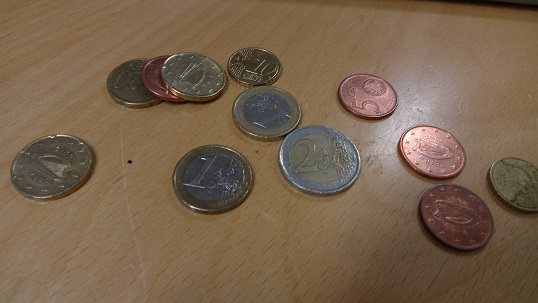
#> input picture data/1.jpg, 538 x 303 px, given in place of the camera
$ python video-capture.py   (Python 2 division)
#> lines starting #> are read from the running program, lines starting #| are printed output that depends on the picture; after the words box and inside, x2 and y2 are one past the last pixel; in counts of white or black regions, pixels touching at a corner belong together
import numpy as np
import cv2

FRAME_WIDTH = 640

def run_main():
    cap = cv2.VideoCapture(0)
    #cap.set(cv2.CAP_PROP_FRAME_WIDTH, 1280)
    #cap.set(cv2.CAP_PROP_FRAME_HEIGHT, 720)

    while(True):
        ret, frame = cap.read()
#> frame is the input picture: shape (303, 538, 3); mean B, G, R 76.6, 98.8, 120
        height, width, depth = frame.shape
#> height = 303; width = 538; depth = 3
        roi = cv2.resize(frame, (FRAME_WIDTH, FRAME_WIDTH * height / width))
        gray = cv2.cvtColor(roi, cv2.COLOR_BGR2GRAY)
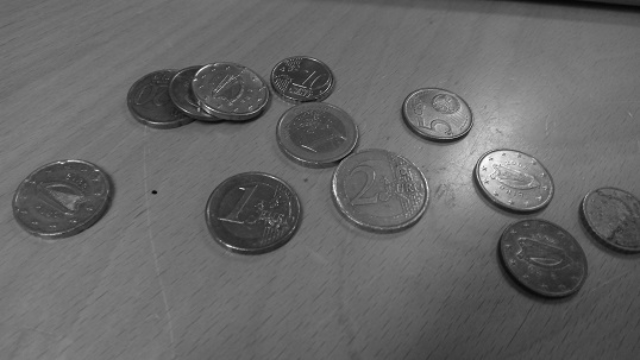
#> gray: shape (360, 640); min 6, max 252, mean 102.5

        gray_blur = cv2.GaussianBlur(gray, (15, 15), 0)
        thresh = cv2.adaptiveThreshold(gray_blur, 255, cv2.ADAPTIVE_THRESH_GAUSSIAN_C,
            cv2.THRESH_BINARY_INV, 11, 1)
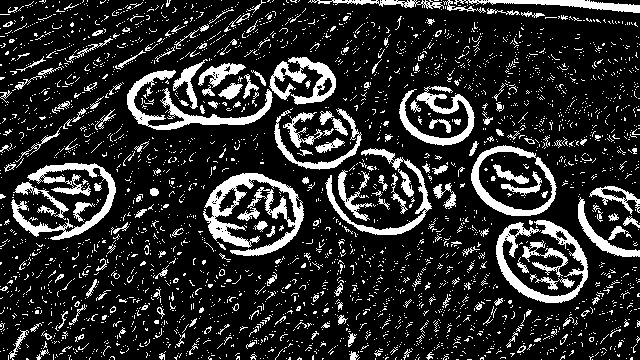
#> thresh: shape (360, 640); 17.1% white; 3136 white regions (2923 under 20 px), largest, box (x1, y1, x2, y2) and area: (203, 173, 304, 256) 3117, (11, 163, 116, 240) 2124, (496, 220, 588, 303) 2052


        # Circle detection
        circles = cv2.HoughCircles(gray_blur, cv2.HOUGH_GRADIENT, 1, 64,
                                    param1=60, param2=40, minRadius=24, maxRadius=96)
#> circles = None


        circle_img = np.zeros((height, width), np.uint8)
        if circles is not None:
            circles = np.uint16(np.around(circles))
            for i in circles[0, :]:
                # draw the outer circle
                cv2.circle(roi, (i[0], i[1]), i[2], (0, 255, 0), 2)
                # draw the center of the circle
                cv2.circle(roi, (i[0], i[1]), 2, (0, 0, 255), 3)

                cv2.circle(circle_img, (i[0], i[1]), i[2], 1, thickness=-1)


#> (the run stopped early here; a loop or call above may not have finished)

$ run again, on data/2.jpg
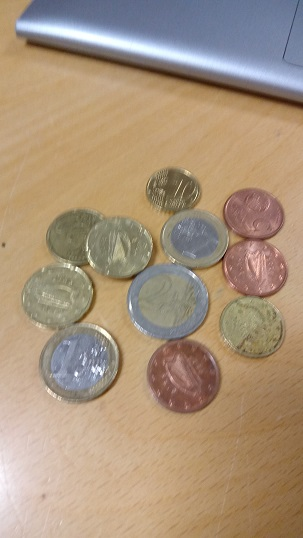
#> input picture data/2.jpg, 303 x 538 px, given in place of the camera
#> in run_main, frame is the input picture: shape (538, 303, 3); mean B, G, R 123.7, 147.3, 168.7
#> in run_main, `thresh = cv2.adaptiveThreshold(gray_blur, 255, cv2.ADAPTIVE_THRESH_GAU..`:
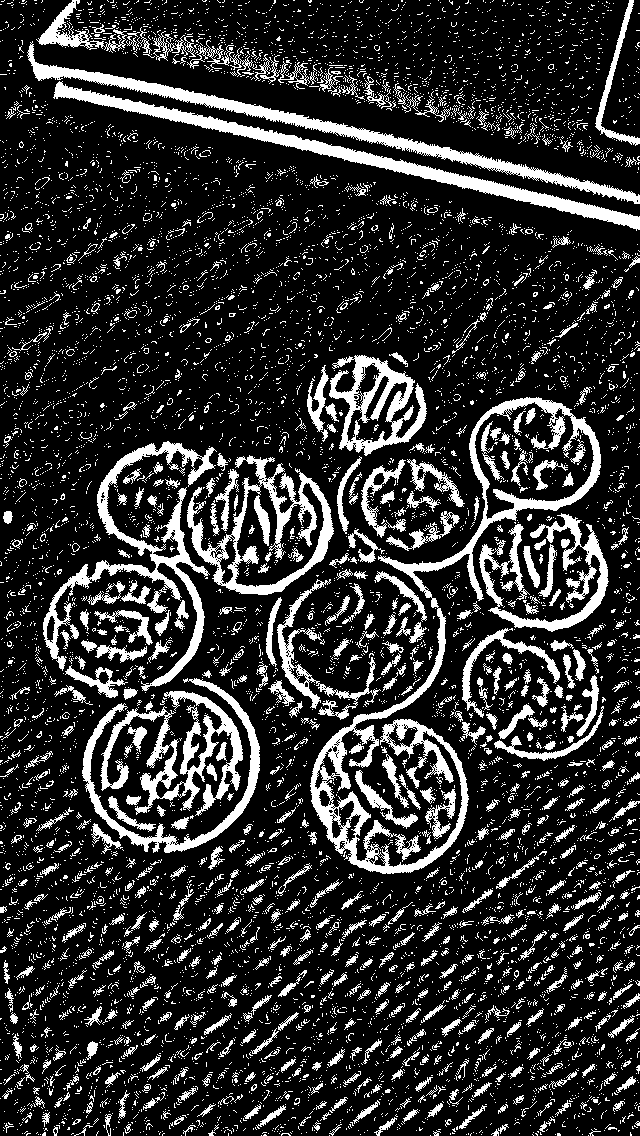
#> thresh: shape (1136, 640); 18.4% white; 9010 white regions (8271 under 20 px), largest, box (x1, y1, x2, y2) and area: (310, 397, 601, 874) 12960, (53, 81, 640, 231) 6886, (43, 441, 217, 691) 6663
#> in run_main, `circles = cv2.HoughCircles(gray_blur, cv2.HOUGH_GRADIENT, 1, 64, param..`: circles = [[169.5, 760.5, 89.6], [387.5, 793.5, 79.5]]
#> in run_main, `circles = np.uint16(np.around(circles))`: circles = [[170, 760, 90], [388, 794, 80]]
#> the loop in run_main, `for i in circles[0, :]:` made 2 passes
#> after the loop in run_main, `for i in circles[0, :]:`:
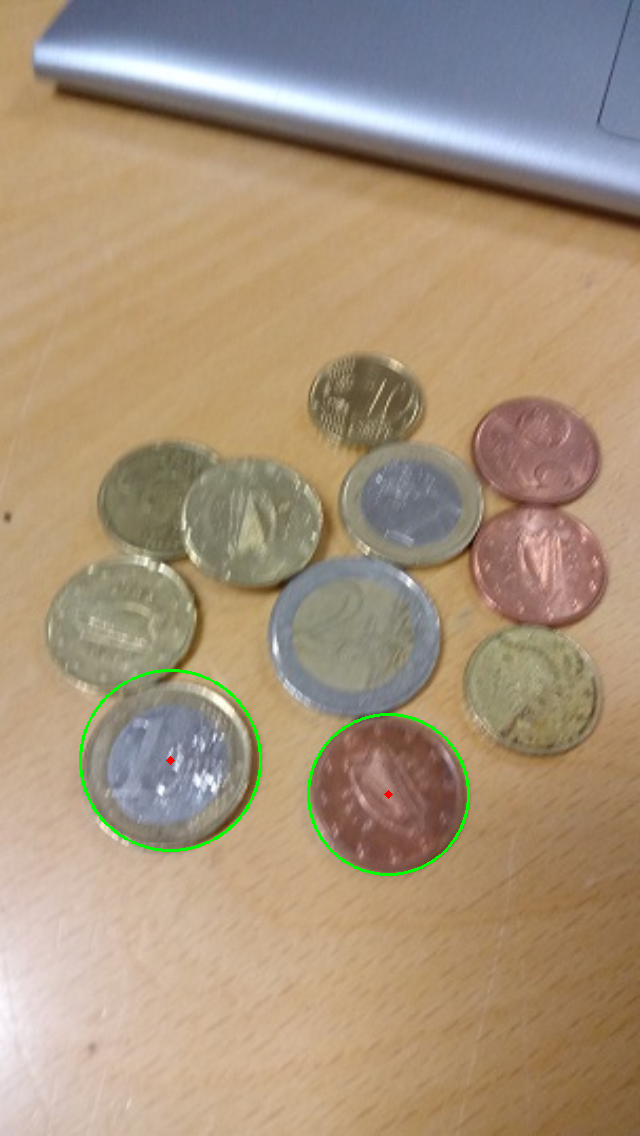
#> roi: shape (1136, 640, 3); mean B, G, R 123.1, 147.7, 167.9
